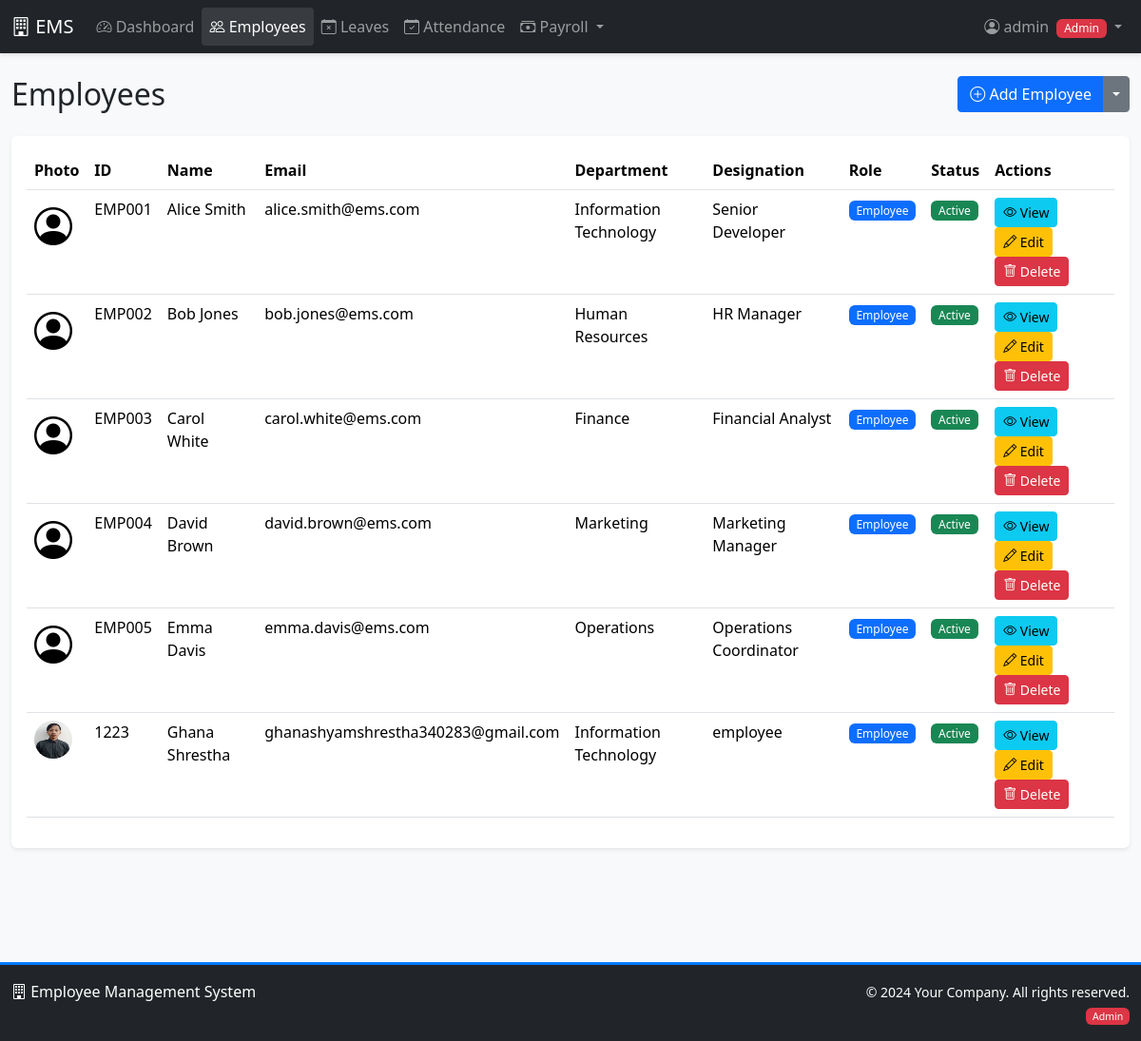
/employees/ (signed in), run on an earlier commit of the app's database.
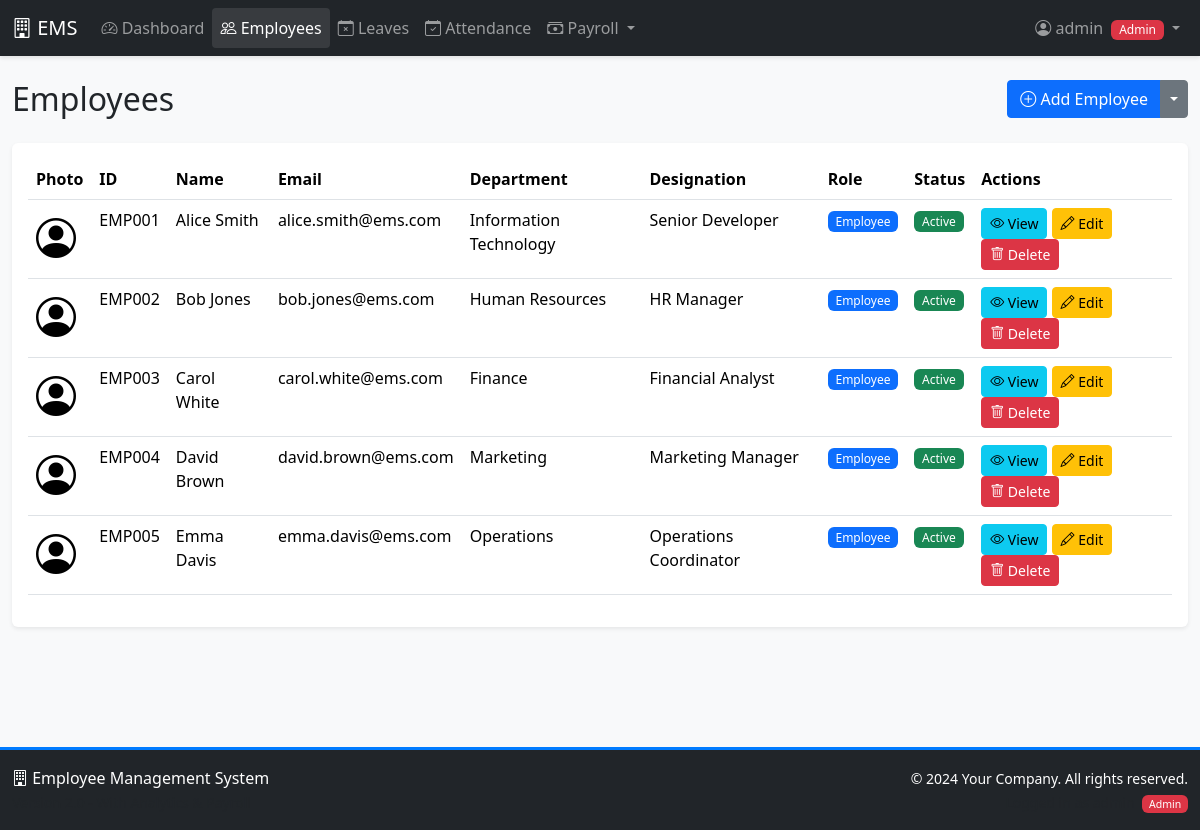
And on a later commit of the database.
### accounts/models.py (models this page shows, shortened)
class UserProfile(models.Model):
    ROLE_CHOICES = [
        ('admin', 'Admin'),
        ('manager', 'Manager'),
        ('employee', 'Employee'),
    ]
    user = models.OneToOneField(User, on_delete=models.CASCADE, related_name='profile')
    role = models.CharField(max_length=20, choices=ROLE_CHOICES, default='employee')
    phone = models.CharField(max_length=15, blank=True)
    address = models.TextField(blank=True)

### employees/models.py (models this page shows, shortened)
class Employee(models.Model):
    DEPARTMENT_CHOICES = [
        ('IT', 'Information Technology'),
        ('HR', 'Human Resources'),
        ('FIN', 'Finance'),
        ('MKT', 'Marketing'),
        ('OPS', 'Operations'),
    ]
    user = models.OneToOneField(User, on_delete=models.CASCADE, related_name='employee')
    employee_id = models.CharField(max_length=10, unique=True)
    department = models.CharField(max_length=50, choices=DEPARTMENT_CHOICES)
    designation = models.CharField(max_length=100)
    date_of_birth = models.DateField()
    date_of_joining = models.DateField()
    salary = models.DecimalField(max_digits=10, decimal_places=2)
    phone = models.CharField(max_length=15)
    address = models.TextField()
    photo = models.ImageField(upload_to='employee_photos/', blank=True, null=True)
    is_active = models.BooleanField(default=True)
    created_at = models.DateTimeField(auto_now_add=True)
    updated_at = models.DateTimeField(auto_now=True)
    basic_salary = models.DecimalField(max_digits=10, decimal_places=2, default=0)
    hra = models.DecimalField(max_digits=10, decimal_places=2, default=0, help_text="House Rent Allowance")
    transport_allowance = models.DecimalField(max_digits=10, decimal_places=2, default=0)
    medical_allowance = models.DecimalField(max_digits=10, decimal_places=2, default=0)

### employees/views.py (the view)
# urls.py: path('', views.employee_list, name='employee_list'),
@login_required
@role_required(['admin', 'manager'])
def employee_list(request):
    employees = Employee.objects.select_related('user').all()
    return render(request, 'employees/employee_list.html', {'employees': employees})

### templates/employees/employee_list.html (shortened to what this page needs)
{% extends 'base.html' %}
{% block content %}
<div class="row mb-3">
    <div class="col-md-6">
        <h2>Employees</h2>
    </div>
    <div class="col-md-6 text-end">
        <div class="btn-group">
            {% if user.profile.role == 'admin' %}
            <a href="{% url 'employees:employee_create' %}" class="btn btn-primary">
                <i class="bi bi-plus-circle"></i> Add Employee
            </a>
            {% endif %}
            <button type="button" class="btn btn-secondary dropdown-toggle dropdown-toggle-split" data-bs-toggle="dropdown">
            </button>
        </div>
    </div>
</div>
<div class="card">
    <div class="card-body">
        <div class="table-responsive">
            <table class="table table-hover">
                <thead>
                    <tr>
                        <th>Photo</th>
                        <th>ID</th>
                        <th>Name</th>
                        <th>Email</th>
                        <th>Department</th>
                        <th>Designation</th>
                        <th>Role</th>
                        <th>Status</th>
                        <th>Actions</th>
                    </tr>
                </thead>
                <tbody>
                    {% for employee in employees %}
                    <tr>
                        <td>
                            {% if employee.photo %}
                            <img src="{{ employee.photo.url }}" class="rounded-circle" width="40" height="40">
                            {% else %}
                            <i class="bi bi-person-circle" style="font-size: 40px;"></i>
                            {% endif %}
                        </td>
                        <td>{{ employee.employee_id }}</td>
                        <td>{{ employee.user.get_full_name }}</td>
                        <td>{{ employee.user.email }}</td>
                        <td>{{ employee.get_department_display }}</td>
                        <td>{{ employee.designation }}</td>
                        <td>
                            <span class="badge bg-{% if employee.user.profile.role == 'admin' %}danger{% elif employee.user.profile.role == 'manager' %}warning{% else %}primary{% endif %}">
                                {{ employee.user.profile.get_role_display }}
                            </span>
                        </td>
                        <td>
                            <span class="badge bg-{% if employee.is_active %}success{% else %}danger{% endif %}">
                                {% if employee.is_active %}Active{% else %}Inactive{% endif %}
                            </span>
                        </td>
                        <td>
                            <a href="{% url 'employees:employee_detail' employee.pk %}" class="btn btn-sm btn-info">
                                <i class="bi bi-eye"></i> View
                            </a>
                            {% if user.profile.role == 'admin' %}
                            <a href="{% url 'employees:employee_update' employee.pk %}" class="btn btn-sm btn-warning">
                                <i class="bi bi-pencil"></i> Edit
                            </a>
                            <a href="{% url 'employees:employee_delete' employee.pk %}" class="btn btn-sm btn-danger">
                                <i class="bi bi-trash"></i> Delete
                            </a>
                            {% elif user.profile.role == 'manager' and employee.user.profile.role == 'employee' %}
                            <a href="{% url 'employees:employee_delete' employee.pk %}" class="btn btn-sm btn-danger">
                                <i class="bi bi-trash"></i> Delete
                            </a>
                            {% endif %}
                        </td>
                    </tr>
                    {% empty %}
                    <tr>
                        <td colspan="9" class="text-center">No employees found</td>
                    </tr>
                    {% endfor %}
                </tbody>
            </table>
        </div>
    </div>
</div>
{% endblock %}

### templates/base.html (shortened to what this page needs)
<!DOCTYPE html>
<html lang="en">
<head>
    <link href="https://cdn.jsdelivr.net/npm/bootstrap@5.3.2/dist/css/bootstrap.min.css" rel="stylesheet">
    <link rel="stylesheet" href="https://cdn.jsdelivr.net/npm/bootstrap-icons@1.11.1/font/bootstrap-icons.css">
    {% load static %}
    <link rel="stylesheet" href="{% static 'css/custom.css' %}">
</head>
<body>
    <nav class="navbar navbar-expand-lg navbar-dark bg-dark">
        <div class="container-fluid">
            <a class="navbar-brand" href="{% url 'dashboard' %}">
                <i class="bi bi-building"></i> EMS
            </a>
            <div class="collapse navbar-collapse" id="navbarNav">
                <ul class="navbar-nav me-auto">
                    {% if user.is_authenticated %}
                        <li class="nav-item">
                            <a class="nav-link {% if request.resolver_match.url_name == 'dashboard' %}active{% endif %}"
                               href="{% url 'dashboard' %}">
                                <i class="bi bi-speedometer2"></i> Dashboard
                            </a>
                        </li>
                        {% if user.profile.role in 'admin,manager' %}
                        <li class="nav-item">
                            <a class="nav-link {% if '/employees/' in request.path and '/payroll' not in request.path %}active{% endif %}"
                               href="{% url 'employees:employee_list' %}">
                                <i class="bi bi-people"></i> Employees
                            </a>
                        </li>
                        {% endif %}
                        <li class="nav-item">
                            <a class="nav-link {% if '/leaves' in request.path %}active{% endif %}"
                               href="{% url 'employees:leave_list' %}">
                                <i class="bi bi-calendar-x"></i> Leaves
                            </a>
                        </li>
                        <li class="nav-item">
                            <a class="nav-link {% if '/attendance' in request.path %}active{% endif %}"
                               href="{% url 'employees:attendance_list' %}">
                                <i class="bi bi-calendar-check"></i> Attendance
                            </a>
                        </li>
                        {% if user.profile.role == 'admin' %}
                        <li class="nav-item dropdown">
                            <a class="nav-link dropdown-toggle {% if '/payroll' in request.path or '/salary-component' in request.path %}active{% endif %}"
                               href="#" id="payrollDropdown" role="button" data-bs-toggle="dropdown">
                                <i class="bi bi-cash-stack"></i> Payroll
                            </a>
                        </li>
                        {% endif %}
                    {% endif %}
                </ul>
                <ul class="navbar-nav">
                    {% if user.is_authenticated %}
                        <li class="nav-item dropdown">
                            <a class="nav-link dropdown-toggle" href="#" id="userDropdown" role="button" data-bs-toggle="dropdown">
                                <i class="bi bi-person-circle"></i> {{ user.username }}
                                <span class="badge bg-{% if user.profile.role == 'admin' %}danger{% elif user.profile.role == 'manager' %}warning{% else %}primary{% endif %} ms-1">
                                    {{ user.profile.get_role_display }}
                                </span>
                            </a>
                        </li>
                    {% else %}
                        <li class="nav-item">
                            <a class="nav-link" href="{% url 'accounts:login' %}">
                                <i class="bi bi-box-arrow-in-right"></i> Login
                            </a>
                        </li>
                    {% endif %}
                </ul>
            </div>
        </div>
    </nav>
    <div class="container-fluid mt-4 mb-5">
        {% block content %}{% endblock %}
    </div>
    <footer class="bg-dark text-white py-3 mt-5">
        <div class="container-fluid">
            <div class="row">
                <div class="col-md-6 text-center text-md-start">
                    <p class="mb-0">
                        <i class="bi bi-building"></i> Employee Management System
                    </p>
                    <small class="text-muted">Version 2.0 - With Analytics & Payroll</small>
                </div>
                <div class="col-md-6 text-center text-md-end">
                    <p class="mb-0">
                        <small>&copy; 2024 Your Company. All rights reserved.</small>
                    </p>
                    {% if user.is_authenticated %}
                    <small class="text-muted">
                        <span class="badge bg-{% if user.profile.role == 'admin' %}danger{% elif user.profile.role == 'manager' %}warning{% else %}primary{% endif %} ms-1">
                            {{ user.profile.get_role_display }}
                        </span>
                    </small>
                    {% endif %}
                </div>
            </div>
        </div>
    </footer>
    {% load static %}
</body>
</html>

### static/css/custom.css (style rules this page uses)
body { font-family: 'Segoe UI', Tahoma, Geneva, Verdana, sans-serif; background-color: #f8f9fa; min-height: 100vh; display: flex; flex-direction: column; }
.container-fluid { flex: 1; }
.card { box-shadow: 0 0.125rem 0.25rem rgba(0, 0, 0, 0.075); border: none; margin-bottom: 1.5rem; transition: transform 0.2s, box-shadow 0.2s; }
.navbar { box-shadow: 0 2px 4px rgba(0,0,0,.1); }
.nav-link.active { background-color: rgba(255,255,255,0.1); border-radius: 0.25rem; }
.table { background-color: white; }
.btn { border-radius: 0.25rem; transition: all 0.2s; }
.badge { padding: 0.35em 0.65em; font-weight: 500; }
footer { margin-top: auto; border-top: 3px solid #007bff; }

What changed in the data, as far as the page shows it:
removed Employee: photo (picture), employee_id "1223", user.get_full_name "Ghana Shrestha", user.email "ghanashyamshrestha340283@gmail.com", department "Information Technology", designation "employee", user.profile.role "Employee", is_active "Active"
